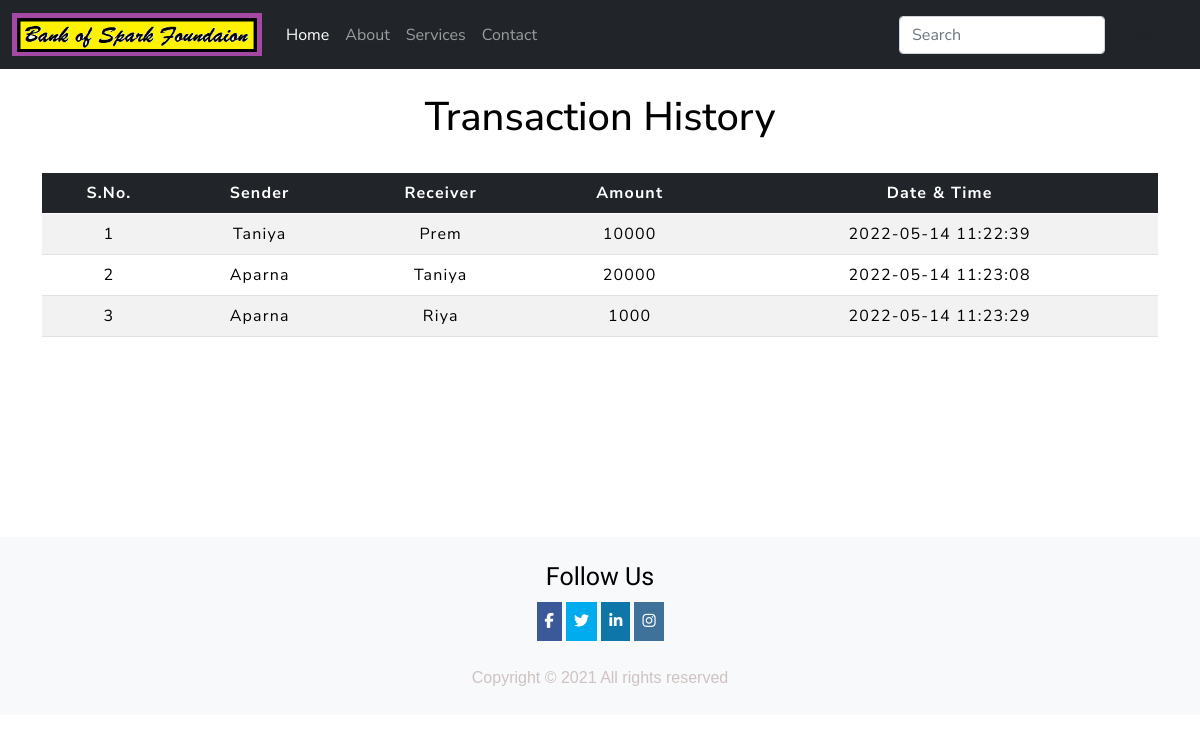
The page /transactionhistory.php on the database its author committed.
### tables this page shows
CREATE TABLE IF NOT EXISTS `transaction` (
  `sno` int(3) NOT NULL AUTO_INCREMENT,
  `sender` text NOT NULL,
  `receiver` text NOT NULL,
  `balance` int(8) NOT NULL,
  `datetime` datetime NOT NULL DEFAULT CURRENT_TIMESTAMP,
  PRIMARY KEY (`sno`)
);

### transactionhistory.php (the view, shortened to what this page needs)
<!doctype html>
<html lang="en">
  <head>
    <link href="https://cdn.jsdelivr.net/npm/bootstrap@5.0.0-beta1/dist/css/bootstrap.min.css" rel="stylesheet">
    <link rel="stylesheet" href="css/style.css">
<link rel="stylesheet" href="css/table.css">
  </head>
  <body>
  <nav class="navbar navbar-expand-lg navbar-dark bg-dark sticky-top">
    <div class="container-fluid">
      <a class="navbar-brand" href="index.php">
        <img src="images/my_logo.png" alt="logo" style="width:250px;">
      </a>
      <div class="collapse navbar-collapse" id="navbarSupportedContent">
        <ul class="navbar-nav me-auto mb-2 mb-lg-0">
          <li class="nav-item">
            <a class="nav-link active" aria-current="page" href=" index.php ">Home</a>
          </li>
          <li class="nav-item">
            <a class="nav-link" href="#about">About</a>
          </li>
          <li class="nav-item">
            <a class="nav-link" href="#services"> Services</a>
          </li>
          <li class="nav-item">
            <a class="nav-link" href="#contact">Contact</a>
          </li>
        </ul>
        <form class="d-flex">
          <input class="form-control me-2" type="search" placeholder="Search" aria-label="Search">
          <button class="btn btn-outline-dark" type="submit">Search</button>
        </form>
      </div>
    </div>
  </nav>
  <div class="container">
        <h2 class="text-center pt-4" style="color : black;">Transaction History</h2>
       <br>
       <div class="table-responsive-sm">
    <table class="table table-hover table-striped">
        <thead style="color : white;" class="table-dark">
            <tr>
                <th class="text-center">S.No.</th>
                <th class="text-center">Sender</th>
                <th class="text-center">Receiver</th>
                <th class="text-center">Amount</th>
                <th class="text-center">Date & Time</th>
            </tr>
        </thead>
        <tbody>
        <?php
include 'config.php';
$sql ="select * from transaction";
$query =mysqli_query($conn, $sql);
while($rows = mysqli_fetch_assoc($query))
{
?>
<tr style="color : black;">
            <td class="py-2"><?php echo $rows['sno']; ?></td>
            <td class="py-2"><?php echo $rows['sender']; ?></td>
            <td class="py-2"><?php echo $rows['receiver']; ?></td>
            <td class="py-2"><?php echo $rows['balance']; ?> </td>
            <td class="py-2"><?php echo $rows['datetime']; ?> </td>
        <?php
            }
        ?>
        </tbody>
    </table>
    </div>
</div>
<footer style="margin-top:200px;">
    <div class="follow">
      <h3 style="color: black; font-family: 'Baloo Bhai 2', cursive; font-size: 25px;">Follow Us</h3>
      <div class="social">
        <a href="#facebook" class="facebook">
          <i class="fa fa-facebook"></i>
        </a>
        <a href="#twitter" class="twitter">
          <i class="fa fa-twitter"></i>
        </a>
        <a href="#linkedin" class="linkedin">
          <i class="fa fa-linkedin"></i>
        </a>
        <a href="#instagram" class="instagram">
          <i class="fa fa-instagram"></i>
        </a>
      </div>
    </div>
    <p class="text-copy">
      Copyright &copy; 2021 All rights reserved
    </p>
  </footer>
  </body>
</html>

### css/style.css (style rules this page uses)
* { padding: 0px; margin: 0px; }
footer { display: flex; flex-direction: column; align-items: center; justify-content: center; text-align: center; font-family: sans-serif; color: rgb(202, 187, 187); background-color:#f8f9fa!important; margin: 0px; margin-top: 50px; padding-top: 25px; }
.text-copy { text-align: center; padding: 25px 0; font-family: sans-serif; display: flex; justify-content: center; color: rgb(206, 194, 194); background-color: #f8f9fa!important; margin: 0px; }
.social { margin-top: 10px; }
.social a { display: inline-block; text-align: center; padding: 8px; color: white; font-size: 15px; }
.facebook { background: #3b5998; color: white; }
.twitter { color: white; background: #00acee; }
.linkedin { background:#0e76a8; color: white; }
.instagram { background: #3f729b; color: white; }

### css/table.css (style rules this page uses)
* { padding: 0; margin: 0; box-sizing: border-box; font-family: Nunito Sans ; }
h2 { font-size: 40px; }
table { letter-spacing: 1.2px; }
td { text-align: center; }
button { border:none; background: #d9d9d9; transition: 1s; }

### rows shown on the page
transaction: sno "1", sender "Taniya", receiver "Prem", balance "10000", datetime "2022-05-14 11:22:39"
transaction: sno "2", sender "Aparna", receiver "Taniya", balance "20000", datetime "2022-05-14 11:23:08"
transaction: sno "3", sender "Aparna", receiver "Riya", balance "1000", datetime "2022-05-14 11:23:29"
